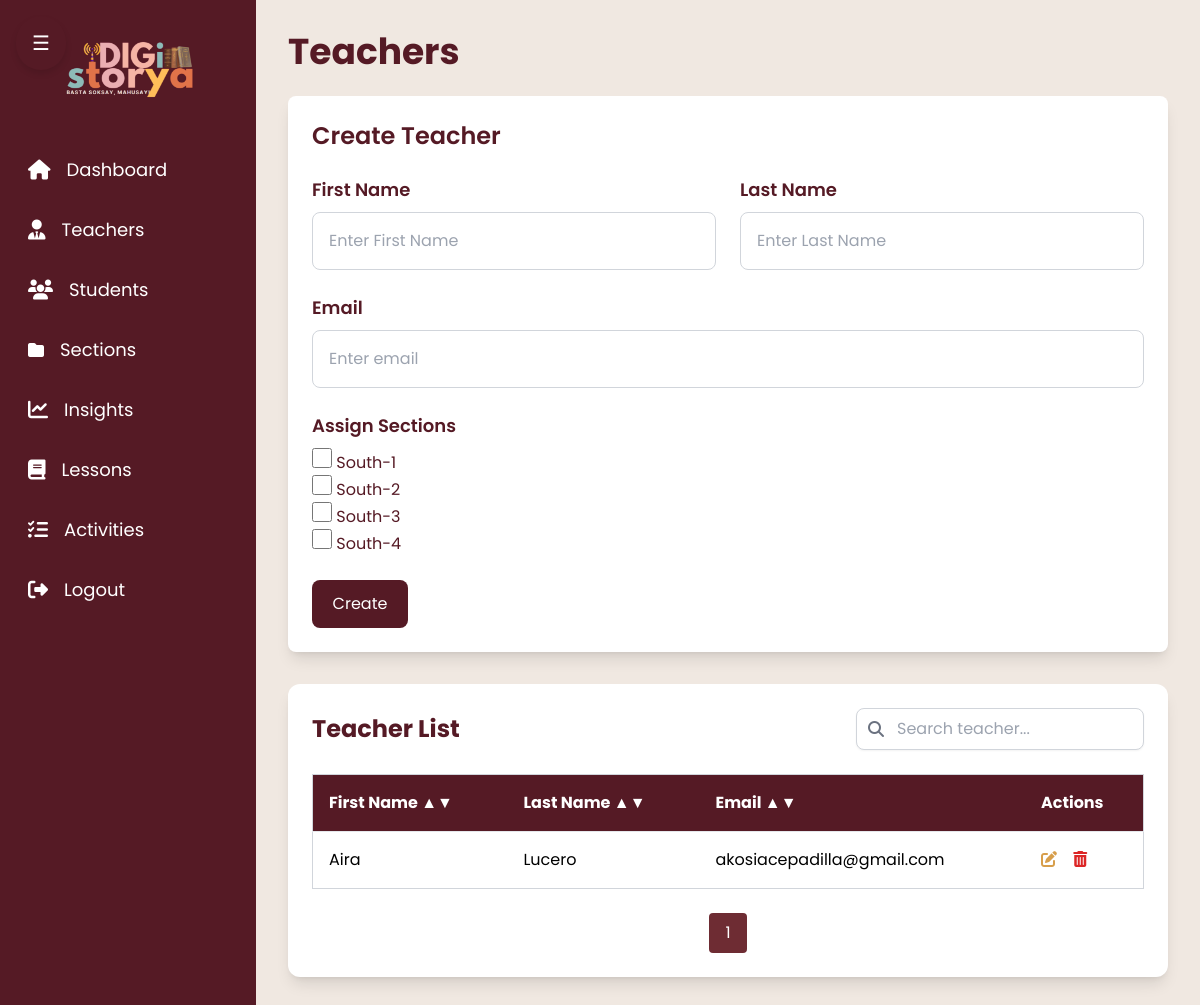
/views/admin/teachers.php (signed in), run on the app's committed database.
### tables this page shows
CREATE TABLE `section` (
  `id` int(11) NOT NULL,
  `section_name` varchar(100) NOT NULL
);

CREATE TABLE `teachers` (
  `id` int(11) NOT NULL,
  `email` varchar(100) DEFAULT NULL,
  `password` varchar(255) DEFAULT NULL,
  `firstname` varchar(100) NOT NULL,
  `lastname` varchar(100) NOT NULL,
  `otp` varchar(6) DEFAULT NULL
);

### views/admin/teachers.php (the view, shortened to what this page needs)
<?php
include 'db_connection.php';
$query = "SELECT * FROM section";
$result = $conn->query($query);
$sections = $result->fetch_all(MYSQLI_ASSOC);
$perPage = 10;
$page = isset($_GET['page']) ? (int) $_GET['page'] : 1;
$offset = ($page - 1) * $perPage;
$validSortColumns = ['firstname', 'lastname'];
$sort = in_array($_GET['sort'] ?? '', $validSortColumns) ? $_GET['sort'] : 'firstname';
$order = (isset($_GET['order']) && strtolower($_GET['order']) === 'desc') ? 'DESC' : 'ASC';
$nextOrder = $order === 'ASC' ? 'desc' : 'asc';
$result = $conn->query("SELECT COUNT(*) as total FROM teachers");
$totalTeachers = $result ? $result->fetch_assoc()['total'] : 0;
$totalPages = ceil($totalTeachers / $perPage);
$query = "SELECT * FROM teachers ORDER BY $sort $order LIMIT ?, ?";
$stmt = $conn->prepare($query);
$stmt->bind_param("ii", $offset, $perPage);
$stmt->execute();
$teachers = $stmt->get_result();
?>
<!DOCTYPE html>
<html lang="en">
<head>
    <script src="https://cdn.tailwindcss.com"></script>
</head>
<body class="flex bg-[#f0e8e1] h-screen overflow-hidden">
<aside id="sidebar" class="sidebar w-64 bg-[#551a25] text-white fixed h-full overflow-y-auto z-40">
  <button id="toggleSidebar" class="sidebar-toggle-btn">☰</button>
  <div class="logo">
    <img src="../../images/logo.png" alt="Logo" class="logo-full w-36 h-36 mx-auto rounded-full transition-all duration-300">
  </div>
  <nav class="flex-1 px-4 space-y-2">
    <a href="dashboard.php" class="flex items-center gap-4 nav-item p-3 rounded-lg">
      <i class="fas fa-home text-xl"></i><span class="nav-text text-lg">Dashboard</span>
    </a>
    <a href="teachers.php" class="flex items-center gap-4 nav-item p-3 rounded-lg">
      <i class="fas fa-user-tie text-xl"></i><span class="nav-text text-lg">Teachers</span>
    </a>
    <a href="students.php" class="flex items-center gap-4 nav-item p-3 rounded-lg">
      <i class="fas fa-users text-xl"></i><span class="nav-text text-lg">Students</span>
    </a>
    <a href="section.php" class="flex items-center gap-4 nav-item p-3 rounded-lg">
      <i class="fas fa-folder"></i><span class="nav-text text-lg">Sections</span>
    </a>
    <a href="insights.php" class="flex items-center gap-4 nav-item p-3 rounded-lg">
      <i class="fas fa-chart-line text-xl"></i><span class="nav-text text-lg">Insights</span>
    </a>
    <a href="lessons.php" class="flex items-center gap-4 nav-item p-3 rounded-lg">
      <i class="fas fa-book text-xl"></i><span class="nav-text text-lg">Lessons</span>
    </a>
    <a href="activities.php" class="flex items-center gap-4 nav-item p-3 rounded-lg">
      <i class="fas fa-tasks text-xl"></i><span class="nav-text text-lg">Activities</span>
    </a>
    <a href="logout.php" class="flex items-center gap-4 nav-item p-3 rounded-lg mt-6">
      <i class="fas fa-sign-out-alt text-xl"></i><span class="nav-text text-lg">Logout</span>
    </a>
  </nav>
</aside>
<div id="mainContent" class="flex-1 ml-64 p-8 overflow-y-auto transition-all duration-300 bg-[#f0e8e1]">
  <div class="flex items-center justify-between mb-6">
    <h1 class="text-4xl font-bold text-[#551a25]">Teachers</h1>
  </div>
  <div class="mb-8 mx-auto bg-white p-6 rounded-lg shadow-lg">
        <h2 class="text-2xl font-semibold text-[#551a25] mb-6">Create Teacher</h2>
        <form method="POST" class="space-y-6">
            <div class="flex flex-col sm:flex-row sm:space-x-6">
                <div class="w-full sm:w-1/2">
                    <label for="firstname" class="block text-lg font-semibold text-[#551a25] mb-2">First Name</label>
                    <input type="text" id="firstname" name="firstname" placeholder="Enter First Name" class="w-full p-4 border border-gray-300 rounded-lg" required />
                </div>
                <div class="w-full sm:w-1/2">
                    <label for="lastname" class="block text-lg font-semibold text-[#551a25] mb-2">Last Name</label>
                    <input type="text" id="lastname" name="lastname" placeholder="Enter Last Name" class="w-full p-4 border border-gray-300 rounded-lg" required />
                </div>
            </div>
            <div>
                <label for="email" class="block text-lg font-semibold text-[#551a25] mb-2">Email</label>
                <input type="text" id="email" name="email" placeholder="Enter email" class="w-full p-4 border border-gray-300 rounded-lg" required />
            </div>
            <div>
                <label class="block text-lg font-semibold text-[#551a25] mb-2">Assign Sections</label>
                <?php foreach ($sections as $section): ?>
                    <div>
                        <input type="checkbox" class="h-5 w-5 text-[#551a25] bg-white border-2 border-[#d79e4b] rounded-md focus:ring-2 focus:ring-[#551a25] transition duration-200 cursor-pointer"
                        id="section_<?= $section['id'] ?>" name="sections[]" value="<?= $section['id'] ?>">
                        <label for="section_<?= $section['id'] ?>" class="text-[#551a25]"><?= $section['section_name'] ?></label>
                    </div>
                <?php endforeach; ?>
            </div>
            <button type="submit" name="create_teacher" class="w-24 bg-[#551a25] text-white py-3 rounded-lg hover:bg-[#6e2c33]">
                Create
            </button>
        </form>
    </div>
<div class="bg-white p-6 rounded-xl shadow-lg w-full mx-auto">
  <div class="flex justify-between items-center mb-4">
    <h2 class="text-2xl font-bold text-[#551a25]">Teacher List</h2>
    <div class="relative w-72">
      <span class="absolute inset-y-0 left-0 pl-3 flex items-center text-gray-500">
        <i class="fas fa-search"></i>
      </span>
      <input type="text" id="searchInput" placeholder="Search teacher..."
             class="w-full pl-10 pr-4 py-2 border border-gray-300 rounded-lg shadow-sm focus:ring-[#551a25] focus:ring-2 focus:outline-none transition">
    </div>
  </div>
  <div class="overflow-x-auto">
    <table class="w-full text-left border border-gray-300 mt-2" id="teacherTable">
    <thead class="bg-[#551a25] text-white">
    <tr>
        <th class="p-4">
            <a href="?sort=firstname&order=<?= $nextOrder ?>&page=<?= $page ?>" class="hover:underline">
                First Name <?= ($_GET['sort'] ?? '') === 'firstname' ? ($order === 'ASC' ? '▲' : '▼') : '▲▼' ?>
            </a>
        </th>
        <th class="p-4">
            <a href="?sort=lastname&order=<?= $nextOrder ?>&page=<?= $page ?>" class="hover:underline">
                Last Name <?= ($_GET['sort'] ?? '') === 'lastname' ? ($order === 'ASC' ? '▲' : '▼') : '▲▼' ?>
            </a>
        </th>
        <th class="p-4">
            <a href="?sort=lastname&order=<?= $nextOrder ?>&page=<?= $page ?>" class="hover:underline">
                Email <?= ($_GET['sort'] ?? '') === 'email' ? ($order === 'ASC' ? '▲' : '▼') : '▲▼' ?>
            </a>
        </th>
        <th class="p-4">Actions</th>
    </tr>
</thead>
      <tbody>
        <?php while($row = $teachers->fetch_assoc()): ?>
        <tr class="even:bg-[#f0e8e1] odd:bg-white border-t hover:bg-gray-100 transition">
          <td class="p-4"><?= htmlspecialchars($row['firstname']); ?></td>
          <td class="p-4"><?= htmlspecialchars($row['lastname']); ?></td>
          <td class="p-4"><?= htmlspecialchars($row['email']); ?></td>
          <td class="p-4 space-x-3">
            <a href="edit_teacher.php?id=<?= $row['id']; ?>" class="text-[#d79e4b] hover:text-[#6e2c33] transition">
              <i class="fas fa-edit"></i>
            </a>
            <a href="#"
              onclick="confirmDelete(<?= $row['id']; ?>)"
              class="text-red-600 hover:text-red-800 transition">
              <i class="fas fa-trash-alt"></i>
            </a>
          </td>
        </tr>
        <?php endwhile; ?>
      </tbody>
    </table>
    <div class="flex justify-center mt-6 space-x-2">
    <?php for ($i = 1; $i <= $totalPages; $i++): ?>
        <a href="?page=<?= $i ?>" class="px-4 py-2 <?= $i == $page ? 'bg-[#6e2c33]' : 'bg-[#551a25]' ?> text-white rounded hover:bg-[#6e2c33] transition"><?= $i ?></a>
    <?php endfor; ?>
</div>
  </div>
</div>
</body>
</html>

### views/admin/teachers.php (style rules this page uses)
body { font-family: 'Poppins', sans-serif; }
.sidebar { transition: width 0.3s ease; }
.nav-item { transition: all 0.2s ease; }
.sidebar-toggle-btn { position: absolute; top: 1rem; left: 1rem; z-index: 50; background-color: #551a25; color: white; padding: 0.75rem 1rem; border-radius: 9999px; font-size: 1.25rem; box-shadow: 0 4px 6px rgba(0,0,0,0.1); transition: all 0.3s ease; }
#mainContent { animation: fadeInUp 0.5s ease-in-out; }

### data on the page
section: section_name "South-1"
section: section_name "South-2"
section: section_name "South-3"
section: section_name "South-4"
teachers: firstname "Aira", lastname "Lucero", email "akosiacepadilla@gmail.com"
